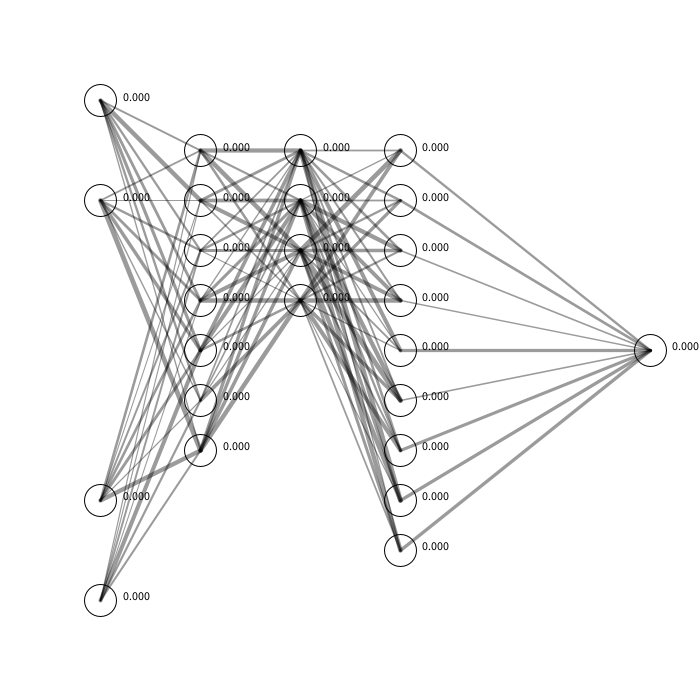
Frame 1 (no input)
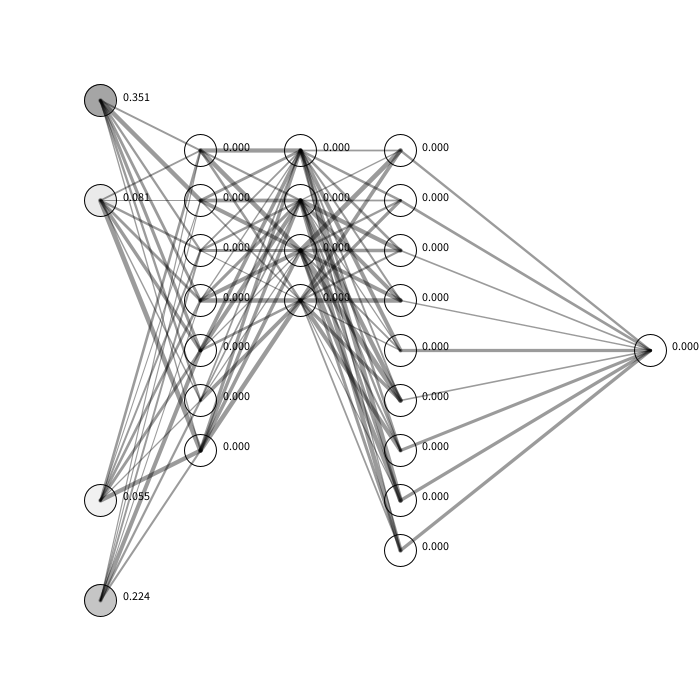
Frame 60 (the mouse pressed at the canvas centre just before this capture)
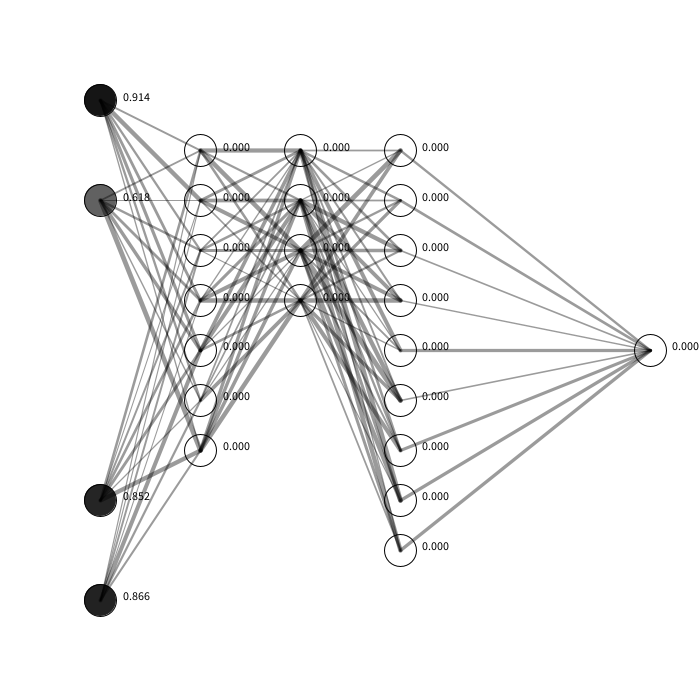
Frame 120 (the mouse held since frame 60 and released just before this capture)

The Processing sketch that drew these frames (run headless with seeded random() and noise(); from frame 60 on, the mouse is pressed at the canvas centre):

// Processing sketch: NNNNN_network_neural
// ── NNNNN_network_neural.pde
Network network;
void setup() {
  size(700, 700);
  network = new Network(width / 2, height / 2);
  
  Layer input = new Layer(network);
  network.setInput(input);
  input.addNeuron(new Neuron(-250, -250));
  input.addNeuron(new Neuron(-250, -150));
  input.addNeuron(new Neuron(-250, 150));
  input.addNeuron(new Neuron(-250, 250));
  
  for (int i = 0; i < 3; i += 1) {
    Layer layer = new Layer(network);
    int count = floor(random(3,10));
    for (int j = 0; j < count; j += 1) {
      Neuron n = new Neuron(-150 + (100 * i), -200 + (50 * j));
      layer.addNeuron(n);
      
    }
    network.addLayer(layer);
  }
  
  input.connect(network.layers.get(0));
  
  for (int i = 0; i < network.layers.size()-1; i += 1) {
    Layer l1 = network.layers.get(i);
    Layer l2 = network.layers.get(i+1);
    l1.connect(l2);
  }
  
  
  
  Layer output = new Layer(network);
  network.setOutput(output);
  output.addNeuron(new Neuron(300,0));
  
  network.layers.get(network.layers.size()-1).connect(output);
  
  //Neuron a = new Neuron(-275, 0);
  //Neuron b = new Neuron(-150, 0);
  //Neuron c = new Neuron(0, 75);
  //Neuron d = new Neuron(0, -75);
  //Neuron e = new Neuron(150, 0);
  //Neuron f = new Neuron(275, 0);

  //// Connect them
  //network.connect(a, b, 1);
  //network.connect(b, c, random(1));
  //network.connect(b, d, random(1));
  //network.connect(c, e, random(1));
  //network.connect(d, e, random(1));
  //network.connect(e, f, 1);

  //// Add them to the Network
  //network.addNeuron(a);
  //network.addNeuron(b);
  //network.addNeuron(c);
  //network.addNeuron(d);
  //network.addNeuron(e);
  //network.addNeuron(f);

  println(network);
  //frameRate(1);
}

void draw() {
  background(255);
  network.update();
  network.draw();

  if (frameCount % 30 == 0) {
    //network.feedForward(random(1));
    network.feedForward();
    //println(network);
  }
}
// ── Connection.pde
int CONNECTION_ID = 0;
class Connection {
  int id;
  Neuron a,b;
  boolean sending = false;
  PVector sender = null;
  float output = 0;
  
  float weight =0 ;
  
  Connection (Neuron from, Neuron to, float weight) {
    CONNECTION_ID += 1;
    id = CONNECTION_ID;
    this.weight = weight;
    this.a = from;
    this.b = to;
    sender = new PVector(0,0);
  }
  
  String toString() {
    return id + " from:" + a.id + " to:" + b.id + " sending:" + sending + " output:" + output + " weight:" + weight;
  }
  
  int hashCode() {
    return 1000 + (id * 31);
  }
  
  void draw() {
    stroke(0, 100);
    strokeWeight(1 + weight * 4);
    line(a.pos.x, a.pos.y, b.pos.x, b.pos.y);
    
    if (sending) {
      fill(0);
      strokeWeight(1);
      ellipse(sender.x, sender.y, 8,8);
    }
  }
  
  void feedForward(float val) {
    //println(id + " feedForward");
    sending = true;
    sender.set(a.pos);
    output = val*weight;
    
  }
  
  void update() {
    if (sending) {
      //println(id + " sender: " + sender + " b.pos: " + b.pos);
      sender.x = lerp(sender.x, b.pos.x, 0.1);
      sender.y = lerp(sender.y, b.pos.y, 0.1);
      
      float dist = PVector.dist(sender, b.pos);
      //println(id + " dist " + dist + " sender: " + sender + " b.pos: " + b.pos);
      if (dist < 2) { //b.radius) {
        b.feedForward(output);
        sending = false;
      }
    }
  }
}
// ── Layer.pde
int LAYER_ID = 0;
class Layer {
  int id;
  ArrayList<Neuron> neurons = new ArrayList<Neuron>();
  ArrayList<Connection> connections = new ArrayList<Connection>();
  Network network;
  Layer (Network network) {
    this.network = network;
    LAYER_ID += 1;
    id = LAYER_ID;
  }

  void addNeuron(Neuron n) {
    network.addNeuron(n);
    neurons.add(n);
  }

  String toString() {
    String output = "\nLayer" + id + "\n";
    for (Neuron n : neurons) {
      output += "\n\t" + n.toString();
    }
    return output;
  }

  void connect(Layer o) {
    for (Neuron n : neurons) {
      for (Neuron on : o.neurons) {
        network.connect(n, on, random(1));
      }
    }
  }
}
// ── Network.pde
class Network {
  ArrayList<Layer> layers;
  ArrayList<Neuron> neurons;
  ArrayList<Connection> connections;
  private Layer inputLayer;
  private Layer outputLayer;

  PVector pos;

  void setInput(Layer layer) {
    inputLayer = layer;
    //addLayer(layer);
  }

  void setOutput(Layer layer) {
    outputLayer = layer;
    //addLayer(layer);
  }

  void addLayer(Layer layer) {
    layers.add(layer);
  }

  Network (float x, float y) {
    pos = new PVector(x, y);
    neurons = new ArrayList<Neuron>();
    connections = new ArrayList<Connection>();
    layers = new ArrayList<Layer>();
  }

  void addNeuron(Neuron n) {
    neurons.add(n);
  }

  void draw() {
    pushMatrix();
    translate(pos.x, pos.y);
    for (Neuron n : neurons) {
      n.draw();
    }

    for (Connection c : connections) {
      c.draw();
    }
    popMatrix();
  }

  void connect(Neuron from, Neuron to, float weight) {
    Connection c = new Connection(from, to, weight);
    from.addConnection(c);
    connections.add(c);
  }

  String toString() {
    String output = "\n";
    output += inputLayer;
    for (Layer l : layers) {
      output += "\n\t" + l.toString();
    }
    output += outputLayer;
    return output;
  }

  void connect(int from, int to, float weight) {
    if (from >= 0 && from < neurons.size() && to >= 0 && to < neurons.size()) {
      Neuron a = neurons.get(from);
      Neuron b = neurons.get(to);
      connect(a, b, weight);
    }
  }
  
  void feedForward( ) {
       for (Neuron n : inputLayer.neurons) {
      //Neuron start = neurons.get(0);
      //start.feedForward(input);
      n.feedForward(random(0.5));
    }
  }

  void feedForward(float input) {
    for (Neuron n : inputLayer.neurons) {
      //Neuron start = neurons.get(0);
      //start.feedForward(input);
      n.feedForward(input);
    }
  }

  void update() {
    for (Connection c : connections) {
      c.update();
    }
    //for (Neuron n : neurons) {
    //  n.update();
    //  //for (Connection c : n.connections) {
    //  //  c.update();
    //  //}
    //}
  }
}
// ── Neuron.pde
int NEURON_ID = 0;
class Neuron {
  int id;
  PVector pos;
  float sum = 0;
  ArrayList<Connection> connections = new ArrayList<Connection>();
  float radius = 32;
  Neuron(float x, float y) {
    NEURON_ID += 1;
    id = NEURON_ID;
    pos = new PVector(x, y);
  }


  String toString() {
    String output = hashCode() + ":" + id + " pos:" + pos + " sum: " + sum + " radius: " + radius;
    for (Connection c : connections) {
      output += "\n\t\t" + c;
    }
    
    return output;
  }

  void feedForward(float input) {
    //println("neuron " + id + " feed forward " + input);
    sum += input;
    if (sum > 1) {
      fire();
      sum = 0;
    }
  }

  void update() {
  }

  int hashCode() {
    return 100000 + (id * 101);
  }

  void fire() {
    //println("neuron " + id + " fire");
    radius = 64;
    for (Connection c : connections) {
      c.feedForward(sum);
    }
  }

  void addConnection(Connection con) {
    connections.add(con);
  }

  void draw() {
    stroke(0);
    float fll = map(sum, 0, 1, 255, 0);
    fill(fll);
    strokeWeight(1);
    ellipse(pos.x, pos.y, radius, radius);
    fill(0);
    text(sum, pos.x + 20, pos.y);
    //for(Connection c : connections) {
    //  c.draw();
    //}
    radius = lerp(radius, 32, 0.1);
  }
}
